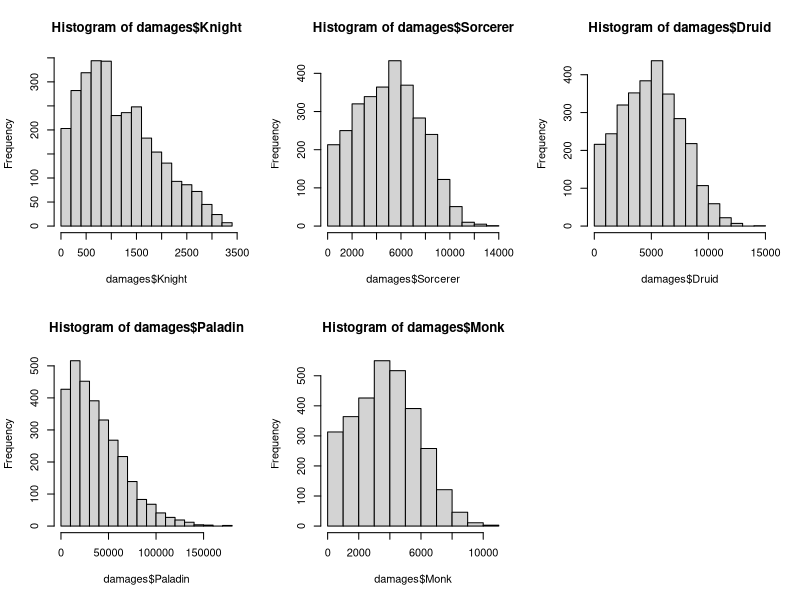
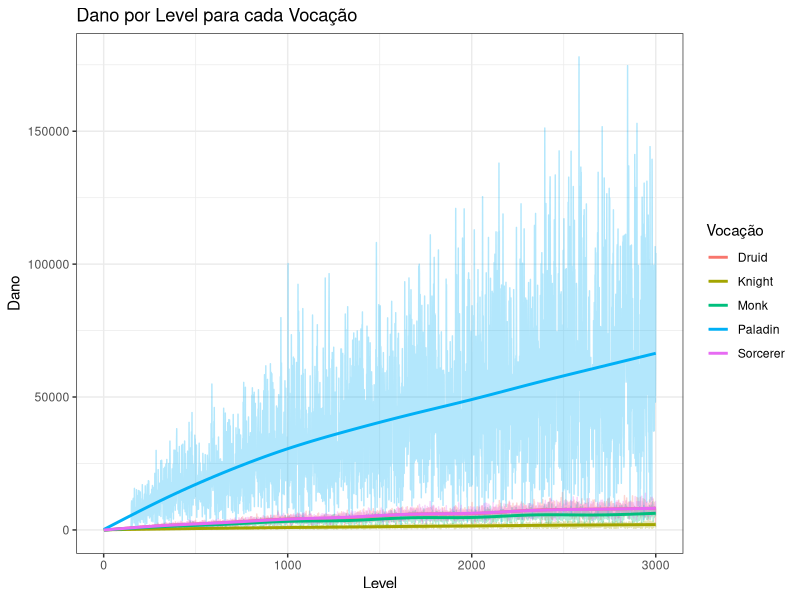

The R script that drew these images, in order:
# comparar o scalling de dano para cada vocação no tibia.
# o scalling é o mesmo em todas as vocações, o que muda é a quantidade de alvos por turno
# knight: 1 ataque comum + ataque de área (exori gran: 9 sqm) 
# sorcerer : 1 ataque comum + runa de área (GFB: 37 sqm)
# druid: 1 ataque comum + runa de área (AVA: 37 sqm)
# paladin: 1 ataque comum + runa de area (Diamond arrow: 21; AVA: 37 sqm)
# monk: 1 ataque comum + runa de area (AVA: 37 sqm)
#
# a cada turno, a quantidade de alvos deve variar dado uma certa probabilidade normal
#
library(truncnorm)
library(ggplot2)
library(tidyr)
library(dplyr)

# define quantos sqm um personagem atinge em um turno dado a sorte. Cada voc tem um sqm diferente
Hit_Number = function(sqm, hit_number){
  a = 1
  b = sqm
  mu = round(sqm / 2)
  sigma = 5
  
  hit = round(rtruncnorm(hit_number, a = a, b = b, mean = mu, sd = sigma))
  return(hit)
}

level = seq(1, 3000, 1)
damages = data.frame()
for(i in 1:length(level)){
  # Dano: Base + Base * SQM acertados
  # Dado um certo level, o scalling de dano muda
  # Dano Base
  if(i <= 149){
    base_k = ceiling(i / 5)
    base_s = ceiling(i / 5)
    base_d = ceiling(i / 5)
    base_p = ceiling(i / 5)
    base_m = ceiling(i / 5)
  }
  
  if(i >= 150 && i <= 500){
    base_k = ceiling(i / 5)
    base_s = ceiling(i / 5)
    base_d = ceiling(i / 5)
    base_p = ceiling(i / 5) * Hit_Number(21, 1)
    base_m = ceiling(i / 5)
  }
  
  if(i >= 501 && i <= 1100){
    base_k = ceiling(i / 6)
    base_s = ceiling(i / 6)
    base_d = ceiling(i / 6)
    base_p = ceiling(i / 6) * Hit_Number(21, 1)
    base_m = ceiling(i / 6)
  }
  
  if(i >= 1101 && i <= 1800){
    base_k = ceiling(i / 7)
    base_s = ceiling(i / 7)
    base_d = ceiling(i / 7)
    base_p = ceiling(i / 7) * Hit_Number(21, 1)
    base_m = ceiling(i / 7)
  }
  
  if(i >= 1801 && i <= 2600){
    base_k = ceiling(i / 8)
    base_s = ceiling(i / 8)
    base_d = ceiling(i / 8)
    base_p = ceiling(i / 8) * Hit_Number(21, 1)
    base_m = ceiling(i / 8)
  }
  
  if(i >= 2601 && i <= 3500){
    base_k = ceiling(i / 9)
    base_s = ceiling(i / 9)
    base_d = ceiling(i / 9)
    base_p = ceiling(i / 9) * Hit_Number(21, 1)
    base_m = ceiling(i / 9)
  }
  
  if(i >= 3501 && i <= 4300){
    base_k = ceiling(i / 10)
    base_s = ceiling(i / 10)
    base_d = ceiling(i / 10)
    base_p = ceiling(i / 10) * Hit_Number(21, 1)
    base_m = ceiling(i / 10)
  }
  
  if(i >= 4301 && i <= 5200){
    base_k = ceiling(i / 11)
    base_s = ceiling(i / 11)
    base_d = ceiling(i / 11)
    base_p = ceiling(i / 11) * Hit_Number(21, 1)
    base_m = ceiling(i / 11)
  }
  
  if(i >= 5201 && i <= 6200){
    base_k = ceiling(i / 12)
    base_s = ceiling(i / 12)
    base_d = ceiling(i / 12)
    base_p = ceiling(i / 12) #* Hit_Number(21, 1)
    base_m = ceiling(i / 12)
  }
  
  # Dano em área
  area_k = base_k * Hit_Number(9, 1) # Exori gran 
  area_s = (base_s * Hit_Number(37, 1)) + (base_s * Hit_Number(11, 1)) # GFB + exori vis hur
  area_d = (base_d * Hit_Number(37, 1)) + (base_d * Hit_Number(11, 1)) # AVA + exori terra hur
  area_p = base_p * Hit_Number(37, 1) # AVA ou GFB
  area_m = base_m * Hit_Number(37, 1) # AVA ou GFB
  
  # Dano total
  total_k = base_k + area_k
  total_s = base_s + area_s
  total_d = base_d + area_d
  total_p = base_p + area_p
  total_m = base_m + area_m
  
  #
  turn = c(total_k, total_s, total_d, total_p, total_m)
  damages = rbind(damages, turn)
}
colnames(damages) = c("Knight", "Sorcerer", "Druid", "Paladin", "Monk")

# estats básicas
summary(damages)

par(mfrow = c(2,3))
hist(damages$Knight)
hist(damages$Sorcerer)
hist(damages$Druid)
hist(damages$Paladin)
hist(damages$Monk)
dev.off()

# Supondo que seu data frame damage tem uma coluna de índice implícita (1, 2, 3, ...)
damages_new = damages %>% mutate(Level = row_number())

# Transformar de wide para long
damages_long = damages_new %>%
  pivot_longer(cols = c(Knight, Sorcerer, Druid, Paladin, Monk),
               names_to = "Vocação",
               values_to = "Dano")

# Plotar
ggplot(damages_long, aes(x = Level, y = Dano, color = Vocação)) +
  geom_line(alpha = 0.3) +
  geom_smooth(method = "gam", se = FALSE, linewidth = 1) +
  theme_minimal() +
  labs(title = "Dano por Level para cada Vocação",
       x = "Level",
       y = "Dano") +
  theme_bw()
dev.off()
